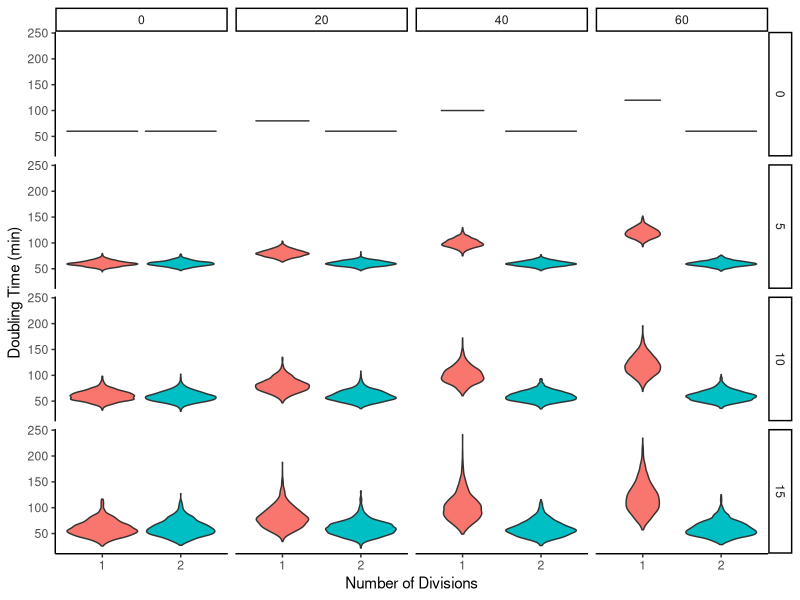
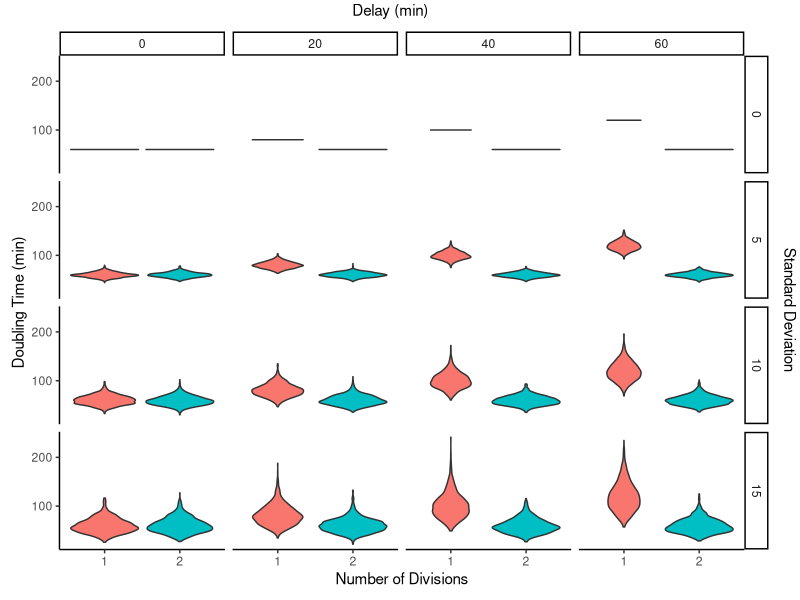
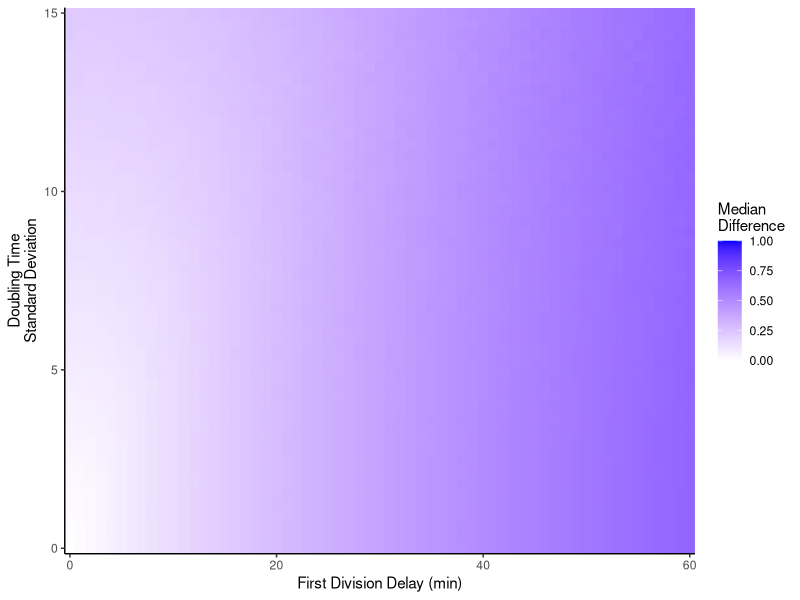
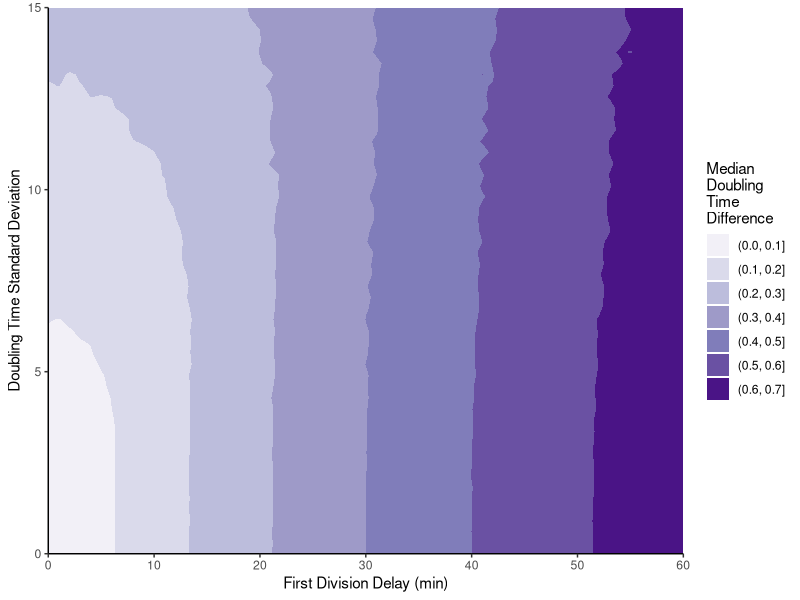
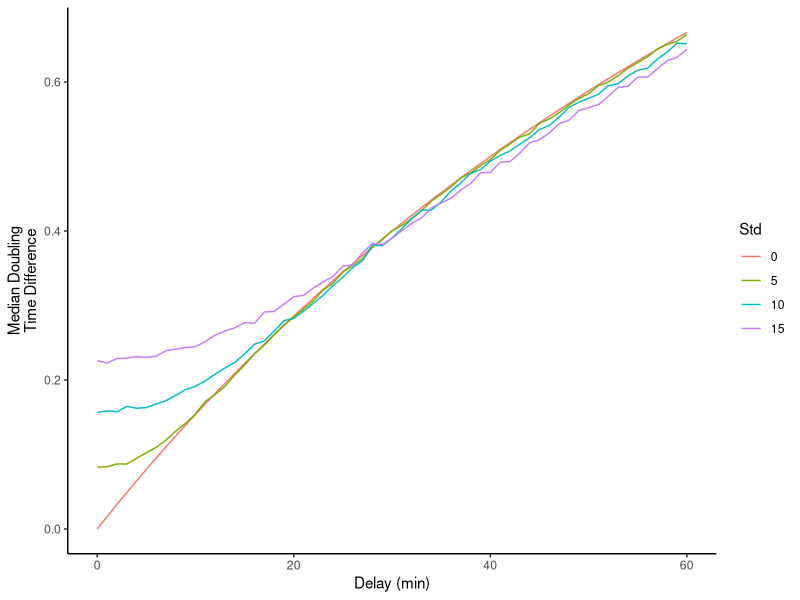
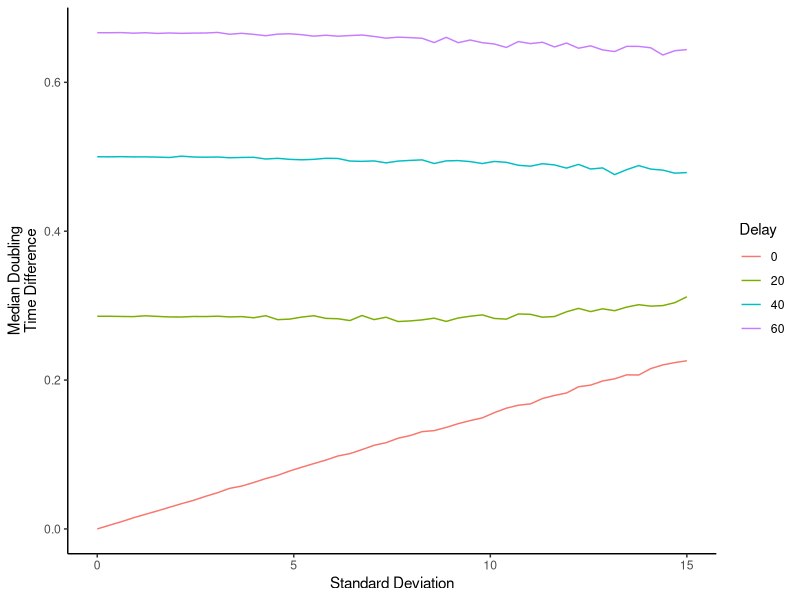
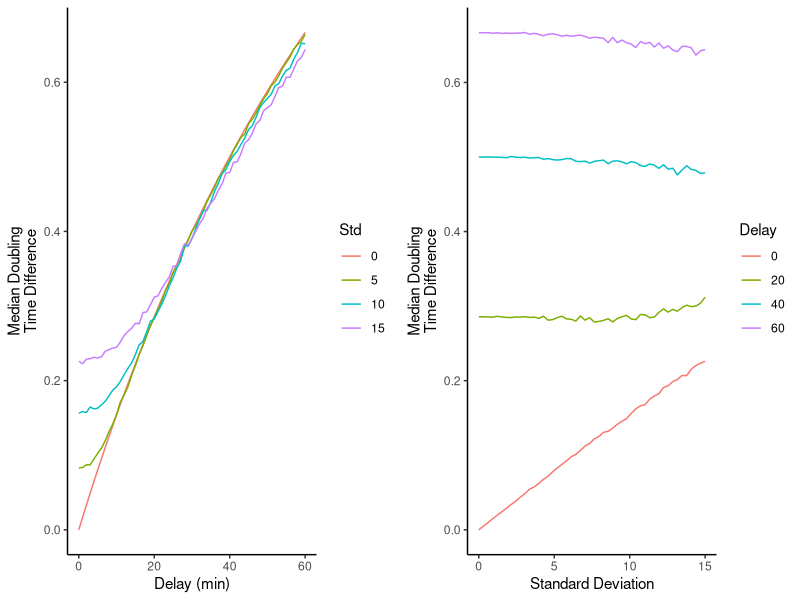
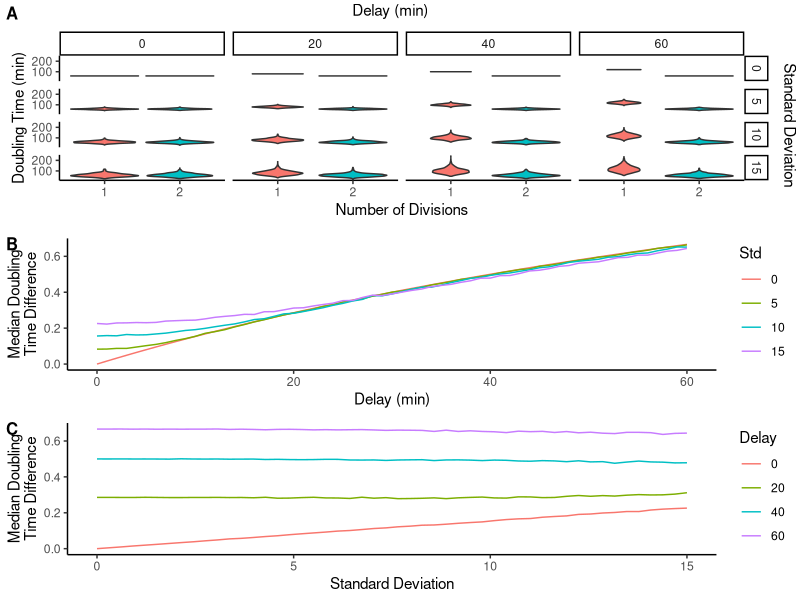

Write R code to recreate these figures, in order.

# Date: 8Jun2024


library(plyr)  # load before dplyr
library(dplyr)
library(ggplot2)
library(ggridges)
library(stringi)
library(glue)
library(MASS)
library(grid)
library(cowplot)
library(grid)
library(gtable)


# Function for Direct Parameter Conversion
#This formulas are in the wikipedia page of Log-normal distribution
normal_to_lognormal_direct <- function(mean, sd) {
  variance <- sd^2
  meanlog <- log(mean^2 / sqrt(variance + mean^2))
  sdlog <- sqrt(log(1 + variance / mean^2))
  
  return(list(meanlog = meanlog, sdlog = sdlog))
}


# Estimating parameters for populations ####

default_mean=60
means <- c(60, 90, 120, 150)
std_devs <- c(0, 5, 10, 15)

results <- data.frame()

for (mu in means) {
  for (sigma in std_devs) {
    direct_params <- normal_to_lognormal_direct(mu, mu/default_mean*sigma)
    
    results <- rbind(results, 
                     data.frame(normal_mean = mu, 
                                scaled_sd = mu/default_mean*sigma, 
                                meanlog = direct_params$meanlog, 
                                sdlog = direct_params$sdlog))
  }
}

print(results)


# Create table of parameter ####


default_mean=60
# used to create 5 means and standard deviations
# delays=seq(default_mean, default_mean+120, 30)
# std_devs=seq(0,20,5)

#to create only 4 levels
# delays=seq(default_mean, default_mean+60, 20)
# std_devs=seq(0,15,5)

#to create 15 levels every 5 minutes
# delays=seq(default_mean, default_mean+75, 5)
# std_devs=seq(0,15,1)

#to create 15 levels every 2 minutes
delays=seq(default_mean, default_mean+30, 2)
std_devs=seq(0,15,1)

table_parameters=data.frame()

# iterating standard deviations
for (std_i in std_devs){
  
  first_sim_std=TRUE #flag to set second divisions distribution paramaters
  
  #iterating different delays
  for (delay_j in delays){
    
    #calculating parameters of the first division
    first_div_params=normal_to_lognormal_direct(delay_j, delay_j/default_mean*std_i)
    
    #saving second division distribution parameters and not changing it until the
    #std is changed
    if(first_sim_std){
      temp_second_div_mean=delay_j
      temp_second_div_var=std_i
      second_div_params=first_div_params
      first_sim_std=FALSE
    }
    
    df_temp=data.frame(delay=delay_j-default_mean, std=std_i,
                       first_div_mean=delay_j, first_div_scaled_std=delay_j/default_mean*std_i,
                       first_div_log_mean=first_div_params$meanlog, first_div_log_sd=first_div_params$sdlog,
                       second_div_mean=temp_second_div_mean, second_div_scaled_std=temp_second_div_var,
                       second_div_log_mean=second_div_params$meanlog, second_div_log_sd=second_div_params$sdlog)
    
    table_parameters=rbind(table_parameters, df_temp)
    
  }
}

summary(table_parameters)

# This files are used for simulations using this synthetic data distributions
# write.csv(table_parameters, file="~/work_dir/observed_synchrony/evolution_results/syn_diff_mean_var_24apr2024/5_diffs_5_stds_16oct2024/params_5diffs_5stds_16oct2024.csv", row.names=FALSE)
# write.csv(table_parameters, file="~/work_dir/observed_synchrony/evolution_results/syn_diff_mean_var_24apr2024/4_diffs_4_stds_17oct2024/params_4diffs_4stds_17oct2024.csv", row.names=FALSE)
# write.csv(table_parameters, file="~/work_dir/observed_synchrony/evolution_results/syn_diff_mean_var_24apr2024/15_diffs_15_stds_17oct2024_every_5_minutes/params_15diffs_15stds_17oct2024.csv", row.names=FALSE)
# write.csv(table_parameters, file="~/work_dir/observed_synchrony/evolution_results/syn_diff_mean_var_24apr2024/15_diffs_15_stds_17oct2024_every_2_minutes/params_15diffs_15stds_2min_17oct2024.csv", row.names=FALSE)


#### Making plot of distributions ####

default_mean=60
means <- c(60, 80, 100, 120)
delay_names=c("0", "20", "40", "60")
std_devs <- c(0, 5, 10, 15)
std_names=c("0", "5", "10", "15")

n_times=1000

df_doub_times=data.frame()

for (i in seq(1,length(std_devs))){
  
  first_std=TRUE
  
  for (j in seq(1,length(means))){
    first_div_params=normal_to_lognormal_direct(means[j], means[j]/default_mean*std_devs[i])
    
    if(first_std){
      second_div_params=first_div_params
      first_std=FALSE
    }
    
    first_div_times=rlnorm(n_times, meanlog = first_div_params$meanlog, sdlog = first_div_params$sdlog)
    
    second_div_times=rlnorm(n_times, meanlog = second_div_params$meanlog, sdlog = second_div_params$sdlog)
    
    temp_df=data.frame(delay=delay_names[j], std=std_names[i], div_num=c(rep("1", n_times), rep("2", n_times)), 
                       doub_t=c(first_div_times, second_div_times))
    
    df_doub_times=rbind(df_doub_times, temp_df)
  }
}

df_doub_times$std=factor(df_doub_times$std, levels=c("0", "5", "10", "15"))

summary(df_doub_times)

ggplot(df_doub_times, aes(x=div_num, y=doub_t, fill=div_num))+
  geom_violin()+
  facet_grid(std~delay)+
  # stat_summary(fun='mean', geom='crossbar')+
  theme_classic()+
  labs(x="Number of Divisions", y="Doubling Time (min)")+
  guides(fill='none')+
  NULL



# Create the base plot
p <- ggplot(df_doub_times, aes(x=div_num, y=doub_t, fill=div_num)) +
  geom_violin() +
  facet_grid(std~delay) +
  theme_classic() +
  labs(x="Number of Divisions", y="Doubling Time (min)") +
  guides(fill='none') +
  theme(plot.margin = unit(c(0.3, 0.3, 0.3, 0.3), "cm"))+ # Reduced plot margins
  scale_y_continuous(breaks = c(100, 200))+
  NULL

# Convert to grob
g <- ggplotGrob(p)

# Add top label (reduced height)
top_margin <- unit(0.5, "cm")  # Adjust this value to change the top gap
g <- gtable_add_rows(g, heights = top_margin, pos = 0)
g <- gtable_add_grob(g, 
                     grob = textGrob("Delay (min)", gp = gpar(fontsize = 11)), 
                     t = 1, l = 3, r = ncol(g) - 1)

# Add right label (reduced width)
right_margin <- unit(0.5, "cm")  # Adjust this value to change the right gap
g <- gtable_add_cols(g, widths = right_margin, pos = -1)
g <- gtable_add_grob(g, 
                     grob = textGrob("Standard Deviation", rot = -90, gp = gpar(fontsize = 11)), 
                     t = 3, b = nrow(g) - 1, l = ncol(g))

# Draw the plot
grid.newpage()
grid.draw(g)



# Heatmap of delay times ####

default_mean=60
delays=seq(default_mean, default_mean+60)
# delays=seq(default_mean, default_mean+120)

std_devs=seq(0,15,length.out=50)

n_differences=10000

# In what percentage of the cell cycle are we interested of quantifying the differences in doubling times?
percentage_cell_cycle=0.25

df_divisions_diff=data.frame()

# iterating standard deviations
for (std_i in std_devs){
  
  first_sim_std=TRUE #flag to set second divisions distribution paramaters
  
  #iterating different delays
  for (delay_j in delays){
    
    #calculating parameters of the first division
    first_div_params=normal_to_lognormal_direct(delay_j, delay_j/default_mean*std_i)
    
    #saving second division distribution parameters and not changing it until the
    #std is changed
    if(first_sim_std){
      second_div_params=first_div_params
      first_sim_std=FALSE
    }
    
    first_div_times=rlnorm(n_differences, meanlog = first_div_params$meanlog, sdlog = first_div_params$sdlog)
    
    second_div_times=rlnorm(n_differences, meanlog = second_div_params$meanlog, sdlog = second_div_params$sdlog)
    
    mean_dt=mean(c(first_div_times, second_div_times))
    
    norm_first_times=first_div_times/mean_dt
    norm_second_times=second_div_times/mean_dt
    
    difference=abs(norm_first_times-norm_second_times)
    
    temp_ans=mean(difference<percentage_cell_cycle)
    
    temp_median_diff=median(difference)
    
    df_temp=data.frame(delay=delay_j-default_mean, std=std_i, percentage=temp_ans, ld50=temp_median_diff,
                       first_div_mean=first_div_params$meanlog, first_div_sd=first_div_params$sdlog,
                       second_div_mean=second_div_params$meanlog, second_div_sd=second_div_params$sdlog)
    
    df_divisions_diff=rbind(df_divisions_diff, df_temp)
    
  }
}

summary(df_divisions_diff)

heat_map=ggplot(df_divisions_diff, aes(x = delay, y = std, fill = ld50))+
  geom_tile()+
  scale_fill_gradient2(low = "red", mid="white", high = "blue", midpoint=0, limits = c(0, 1),
                       name = "Median\nDifference")+
  labs(x="First Division Delay (min)", y="Doubling Time\nStandard Deviation")+
  theme_classic()+
  scale_x_continuous(expand = c(0, 0)) +
  scale_y_continuous(expand = c(0, 0)) +
  NULL
heat_map

contour_plot=ggplot(df_divisions_diff, aes(x = delay, y = std, z = ld50))+
  geom_contour_filled(breaks = seq(0, 1, by = 0.1))+
  scale_fill_brewer(palette = "Purples")+
  labs(x = "First Division Delay (min)", 
       y = "Doubling Time Standard Deviation",
       fill = "Median\nDoubling\nTime\nDifference")+
  theme_classic()+
  scale_x_continuous(expand = c(0, 0))+
  scale_y_continuous(expand = c(0, 0))+
  NULL
contour_plot

summary(df_divisions_diff)

# df_divisions_diff[df_divisions_diff$delay%%20==0 & df_divisions_diff$delay%%5==0,]
divisions_diff_var=df_divisions_diff[df_divisions_diff$delay==0 | 
                                       df_divisions_diff$delay==20 |
                                       df_divisions_diff$delay==40 |
                                       df_divisions_diff$delay==60,]

divisions_diff_delay=df_divisions_diff[df_divisions_diff$std==0 | 
                                         df_divisions_diff$std==unique(df_divisions_diff$std)[18] |
                                         df_divisions_diff$std==unique(df_divisions_diff$std)[34] |
                                         df_divisions_diff$std==unique(df_divisions_diff$std)[50],]

p_test_delay=ggplot(divisions_diff_delay, aes(x=delay, y=ld50, col=as.factor(round(std,0)), group=as.factor(round(std,0))))+
  geom_line()+
  theme_classic()+
  labs(color="Std", x="Delay (min)", y="Median Doubling\nTime Difference")+
  NULL
p_test_delay

p_test_var=ggplot(divisions_diff_var, aes(x=std, y=ld50, col=as.factor(delay), group=as.factor(delay)))+
  geom_line()+
  theme_classic()+
  labs(color="Delay", x="Standard Deviation", y="Median Doubling\nTime Difference")+
  NULL
p_test_var

plot_grid(p_test_delay, p_test_var)



# Paper Figure ####


figure_2_v3=plot_grid(g, p_test_delay, p_test_var,
                      labels=c('A', 'B', 'C'), ncol=1, label_size=12, rel_heights=c(2.5,2,2))
figure_2_v3

ggsave(filename='~/emergence_of_coordinated_cell_division_during_the_evolution_of_multicellularity/Paper_figures/fig_2_causes_asynchrony_median_diff_23apr2025.svg',
       plot=figure_2_v3, dpi='retina', width=4.2, height=7, bg='white')
# Note: this image is saved as an svg to later modify the label of Delay to center align it correctly in the plot

# Supplementary figure of the contour map
ggsave(filename='~/emergence_of_coordinated_cell_division_during_the_evolution_of_multicellularity/Paper_figures/supp_fig2_causes_async_contour_map_14feb2025.png',
       plot=contour_plot, width=4, height=3)
